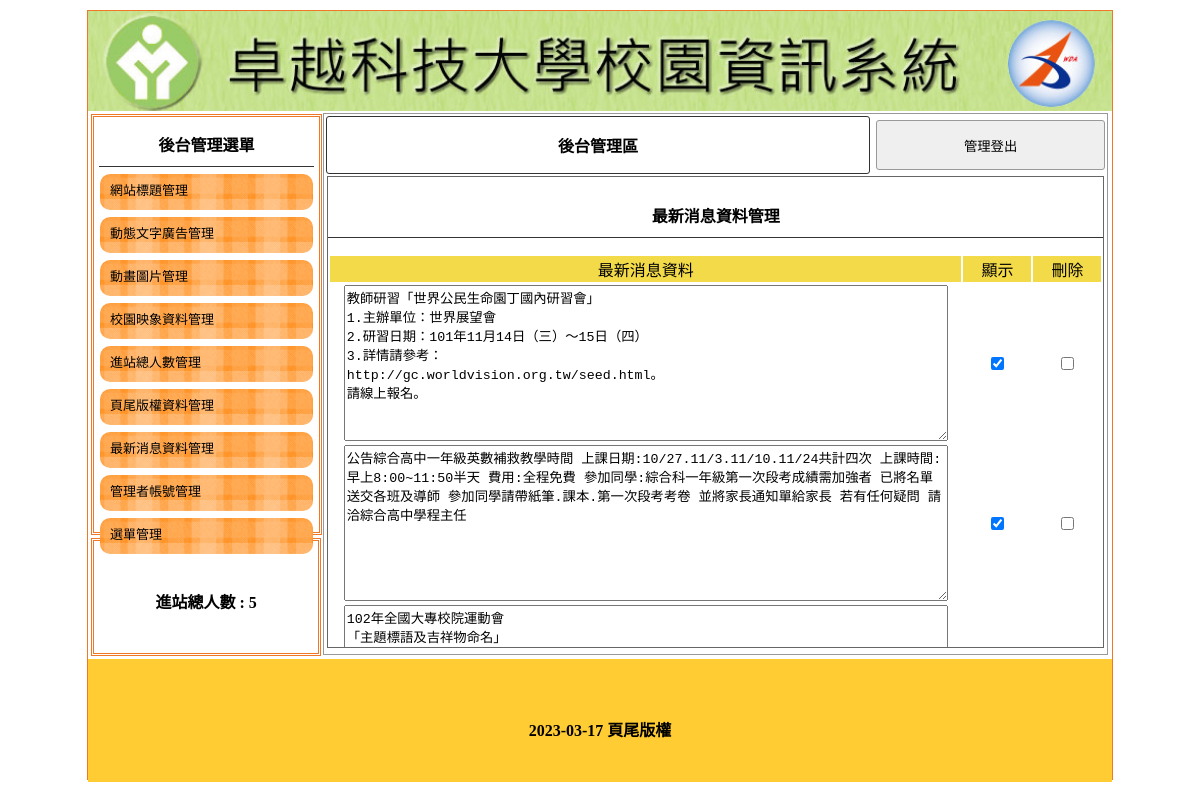
Page /back.php?do=news on the committed database.
### tables this page shows
CREATE TABLE `title` (
  `id` int(10) UNSIGNED NOT NULL,
  `text` text NOT NULL,
  `img` text NOT NULL,
  `sh` int(1) NOT NULL DEFAULT 0
);

CREATE TABLE `total` (
  `id` int(10) UNSIGNED NOT NULL,
  `text` text NOT NULL,
  `sh` int(1) NOT NULL DEFAULT 1
);

CREATE TABLE `news` (
  `id` int(10) UNSIGNED NOT NULL,
  `text` text NOT NULL,
  `sh` int(1) NOT NULL DEFAULT 1
);

CREATE TABLE `bot` (
  `id` int(10) UNSIGNED NOT NULL,
  `text` text NOT NULL,
  `sh` int(1) NOT NULL DEFAULT 1
);

### api/base.php (called while the page is built, shortened)
<?php
class DB{
    protected $dsn='mysql:host=localhost;charset=utf8;dbname=db13';
    protected $table='';
    protected $pdo='';
    public function __construct($table)
    {
        $this->table=$table;
        $this->pdo=new pdo($this->dsn,'root','');
    }
    private function arrayTOsql($array)
    {
        if(is_array($array)){
            foreach ($array as $key => $val) {
                $tmp[]="`$key`='$val'";
            }
        }
        return $tmp;
    }
    public function all(...$arg)
    {
        $sql="SELECT * FROM `$this->table` ";
        if(isset($arg[0])){
            if(is_array($arg[0])){
                $tmp=$this->arrayTOsql($arg[0]);
                $sql=$sql." WHERE " .join("&&",$tmp);
            }else{
                $sql=$sql.$arg[0];
            }
        }
        return $this->pdo->query($sql)->fetchAll(PDO::FETCH_ASSOC);
    }
    public function find($id)
    {
        $sql="SELECT * FROM `$this->table` ";
        if(is_array($id)){
            $tmp=$this->arrayTOsql($id);
            $sql=$sql." WHERE " .join("&&",$tmp);
        }else{
            $sql=$sql." WHERE `id` = $id";
        }
        return $this->pdo->query($sql)->fetch(PDO::FETCH_ASSOC);
    }
    public function save($array)
    {
        if(isset($array['id'])){
            $id=$array['id'];
            unset($array['id']);
            $tmp=$this->arrayTOsql($array);
            $sql="UPDATE `$this->table` SET  ". join(",",$tmp)."WHERE `id`=$id";
        }else{
            $col=array_keys($array);
            $sql="INSERT INTO `$this->table` (`". join("`,`",$col)."`) VALUES ('".join("','",$array)."')";
        }
        return $this->pdo->exec($sql);
    }
}
$TITLE=new DB('title');
$TOTAL=new DB('total');
$BOT=new DB('bot');

### back/news.php (the view, shortened to what this page needs)
<div style="width:99%; height:87%; margin:auto; overflow:auto; border:#666 1px solid;">
    <p class="t cent botli">最新消息資料管理</p>
    <form method="post" action="./api/edit.php">
        <table width="100%">
            <tbody>
                <tr class="yel">
                    <td width="65%">最新消息資料</td>
                    <td width="7%">顯示</td>
                    <td width="7%">刪除</td>
                </tr>
                <?php
                $db = $_GET['do'] ?? 'TITLE';
                $db = strtoupper($db);
                $div=4;
                $now=$_GET['p']??1;
                $start=($now-1)*$div;
                $ts=$$db->all(" LIMIT $start,$div");
                foreach ($ts as $t) {
                ?>
                    <tr class="cent">
                        <td width="65%"><textarea name="text[]" id="text" cols="30" rows="10" style="width: 95%;"><?= $t['text']; ?></textarea></td>
                        <td width="7%"><input type="checkbox" name="sh[]" id="sh" value="<?= $t['id']; ?>" <?= ($t['sh'] == 1) ? 'checked' : ''; ?>></td>
                        <td width="7%"><input type="checkbox" name="del[]" id="del" value="<?= $t['id']; ?>"></td>
                    </tr>
                <?php
                }
                ?>
            </tbody>
        </table>
    </form>
</div>

### back.php (shortened to what this page needs)
<?php
include_once "./api/base.php";
?>
<!DOCTYPE html PUBLIC "-//W3C//DTD XHTML 1.0 Transitional//EN" "http://www.w3.org/TR/xhtml1/DTD/xhtml1-transitional.dtd">
<html xmlns="http://www.w3.org/1999/xhtml">
<head>
	<link href="./css/css.css" rel="stylesheet" type="text/css">
</head>
<body>
	<div id="main">
		<a title="<?=$TITLE->find(['sh'=>1])['text'];?>" href="?" alt="<?=$TITLE->find(['sh'=>1])['text'];?>">
			<div class="ti" alt="<?=$TITLE->find(['sh'=>1])['text'];?>" style="background:url('./upload/<?=$TITLE->find(['sh'=>1])['img'];?>'); background-size:cover;"></div>
		</a>
		<div id="ms">
			<div id="lf" style="float:left;">
				<div id="menuput" class="dbor">
					<span class="t botli">後台管理選單</span>
					<a style="color:#000; font-size:13px; text-decoration:none;" href="back.php">
						<div class="mainmu">
							網站標題管理 </div>
					</a>
					<a style="color:#000; font-size:13px; text-decoration:none;" href="?do=ad">
						<div class="mainmu">
							動態文字廣告管理 </div>
					</a>
					<a style="color:#000; font-size:13px; text-decoration:none;" href="?do=mvim">
						<div class="mainmu">
							動畫圖片管理 </div>
					</a>
					<a style="color:#000; font-size:13px; text-decoration:none;" href="?do=img">
						<div class="mainmu">
							校園映象資料管理 </div>
					</a>
					<a style="color:#000; font-size:13px; text-decoration:none;" href="?do=total">
						<div class="mainmu">
							進站總人數管理 </div>
					</a>
					<a style="color:#000; font-size:13px; text-decoration:none;" href="?do=bot">
						<div class="mainmu">
							頁尾版權資料管理 </div>
					</a>
					<a style="color:#000; font-size:13px; text-decoration:none;" href="?do=news">
						<div class="mainmu">
							最新消息資料管理 </div>
					</a>
					<a style="color:#000; font-size:13px; text-decoration:none;" href="?do=admin">
						<div class="mainmu">
							管理者帳號管理 </div>
					</a>
					<a style="color:#000; font-size:13px; text-decoration:none;" href="?do=menu">
						<div class="mainmu">
							選單管理 </div>
					</a>
				</div>
				<div class="dbor" style="margin:3px; width:95%; height:20%; line-height:100px;">
					<span class="t">進站總人數 :
						<?= $TOTAL->find(1)['text']; ?> </span>
				</div>
			</div>
			<div class="di" style="height:540px; border:#999 1px solid; width:76.5%; margin:2px 0px 0px 0px; float:left; position:relative; left:20px;">
				<table width="100%">
					<tbody>
						<tr>
							<td style="width:70%;font-weight:800; border:#333 1px solid; border-radius:3px;" class="cent"><a href="?do=admin" style="color:#000; text-decoration:none;">後台管理區</a></td>
							<td><button onclick="location.href='index.php'" style="width:99%; margin-right:2px; height:50px;">管理登出</button></td>
						</tr>
					</tbody>
				</table>
				<?php
				$do = $_GET['do'] ?? 'main';
				$file = "./back/" . $do . ".php";
				if (file_exists($file)) {
					include_once $file;
				} else {
					include_once "./back/title.php";
				}
				?>
			</div>
		</div>
		<div style="width:1024px; left:0px; position:relative; background:#FC3; margin-top:4px; height:123px; display:block;">
			<span class="t" style="line-height:123px;"><?=$BOT->find(1)['text'];?></span>
		</div>
	</div>
</body>
</html>

### css/css.css (style rules this page uses)
body { padding:0px; margin:0px; }
#main { width:1024px; height:768px; margin:10px auto 10px auto; border:#EE7728 1px solid; position:relative; }
.ti { width:100%; height:100px; position:relative; background-size:cover; background-repeat:no-repeat; }
.dbor { border:#EE7728 double 3px; margin:1px; padding:2px 10px 2px 10px; }
.t { font-weight:800; display:block; text-align:center; padding:10px 1px 10px 1px; }
.botli { border-bottom:#333 1px solid; }
.mainmu { position:relative; height: 32px; border-radius:10px; background:url(../icon/menu.fw.png) center no-repeat; background-size:cover; line-height:30px; padding:2px 10px 2px 10px; margin:7px 1px 7px 1px; }
#lf { height:540px; width:21%; display:inline-block; }
#menuput { width:100%; height:75%; position:relative; padding:5px; display:block; margin: 3px; }
.di { display:inline-block; }
.cent { text-align:center; }
input,button { border:#999 1px solid; border-radius:3px; background:#EFEFEF; padding:5px; margin:3px; }
.yel td { background:#F3DA49; text-align:center; }

### rows in the picture
title: img (picture)
total: text "5"
news: text "教師研習「世界公民生命園丁國內研習會」 1.主辦單位：世界展望會 2.研習日期：101年11月14日（三）～15日（四） 3.詳情請參考： http://gc.worldvision.org.tw/seed.html。 請線上報名。", sh "☑"
news: text "公告綜合高中一年級英數補救教學時間 上課日期:10/27.11/3.11/10.11/24共計四次 上課時間:早上8:00~11:50半天 費用:全程免費 參加同學:綜合科一年級第一次段考成績需加強者 已將名單送交各班及導師 參加同學請帶紙筆.課本.第一次段考考卷 並將家長通知單給家長 若有任何疑問 請洽綜合高中學程主任", sh "☑"
news: text "102年全國大專校院運動會 「主題標語及吉祥物命名」 網路票選活動 一、活動期間：自10月25日起至11月4日止。 二、相關訊息請上宜蘭大學首頁連結「102全大運在宜大」 活動網址：http://102niag.niu.edu.tw/"
bot: text "2023-03-17 頁尾版權"
